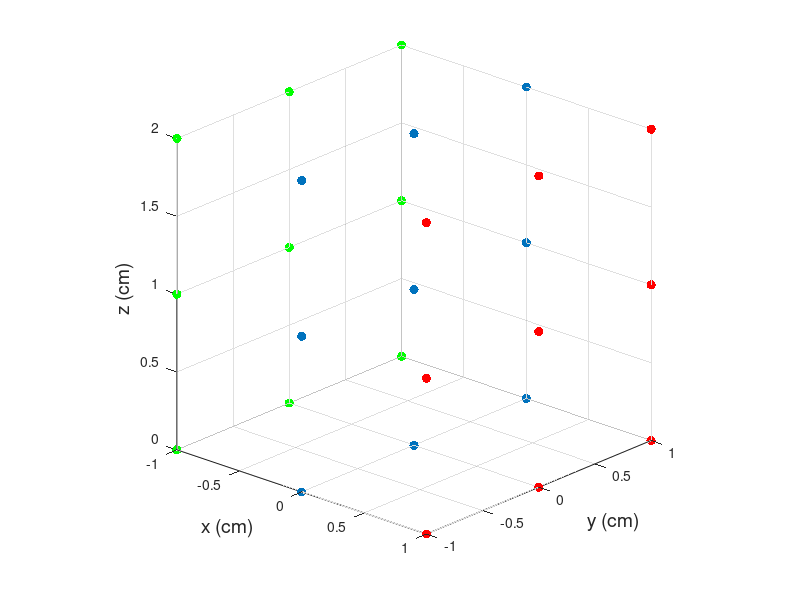

The MATLAB script that drew this image:
% AUTHOR: Kuan-Ting Lee
% DATE: April 2nd 2020
x = [0 0 0 0 0 0 0 0 0 1 1 1 1 1 1 1 1 1 -1 -1 -1 -1 -1 -1 -1 -1 -1];
y = [0 0 0 1 1 1 -1 -1 -1 0 0 0 1 1 1 -1 -1 -1 0 0 0 1 1 1 -1 -1 -1];
z = [0 1 2 0 1 2 0 1 2 0 1 2 0 1 2 0 1 2 0 1 2 0 1 2 0 1 2];
hold on
plot3(x(1:9),y(1:9),z(1:9),'.','MarkerSize',20);
plot3(x(10:18),y(10:18),z(10:18),'.','MarkerSize',20,'Color',[1 0 0]);
plot3(x(19:27),y(19:27),z(19:27),'.','MarkerSize',20,'Color',[0 1 0]);
xlabel('x (cm)','FontSize',14);
ylabel('y (cm)','FontSize',14);
zlabel('z (cm)','FontSize',14);
xlim([-1 1]);
ylim([-1 1]);
zlim([0 2]);
axis equal
view(42,22);
grid on